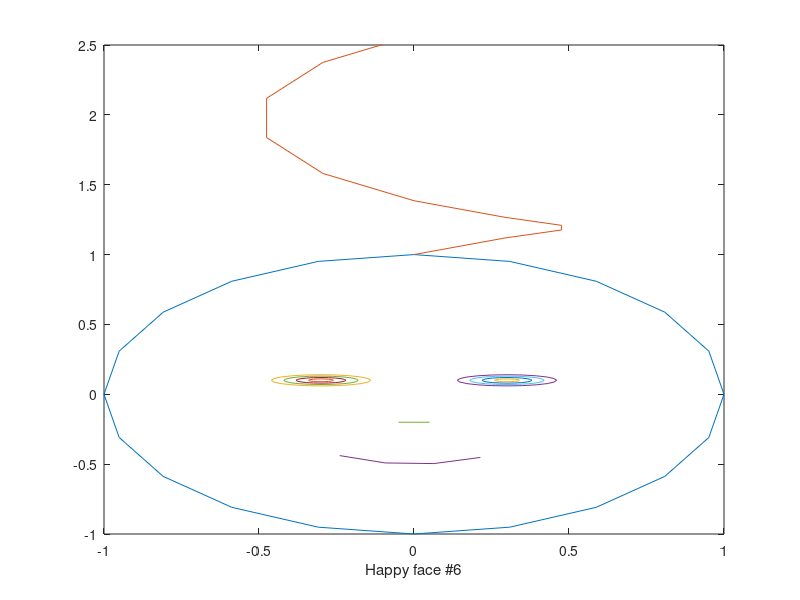

This figure's MATLAB source:
function dummy=happy_f6


axis('square')
axis([-0.1,1.1,-1.0,1.5])
dt = pi/10;
t=0:dt:2*pi;
x=cos(t); y=sin(t);

plot( x,y)
hold on

plot(0.5*sin(t*2), 0.2*(cos(t*2)-1)+t*0.5 + 1)



for k=0.8:-0.2:0.2
plot(k*0.2*x-0.3,k*0.05*y+0.1)   % left eye
plot(k*0.2*x+0.3,k*0.05*y+0.1)   % right eye
end


s1 = 3*pi/2-0.5 ;
s2 = 3*pi/2+0.5;
s = s1:dt:s2;
xs = 0.5*cos(s); ys = 0.5*sin(s);  % mouth
plot(xs,ys)

%for k=0.01:0.01:0.1
%xnose=x*k; ynose=y*k-0.1;plot(xnose,ynose)  % nose
%end

plot([-0.05,0.05],[-0.2,-0.2]) %nose
xlabel('Happy face #6')
axis([-1 1 -1 2.5])
